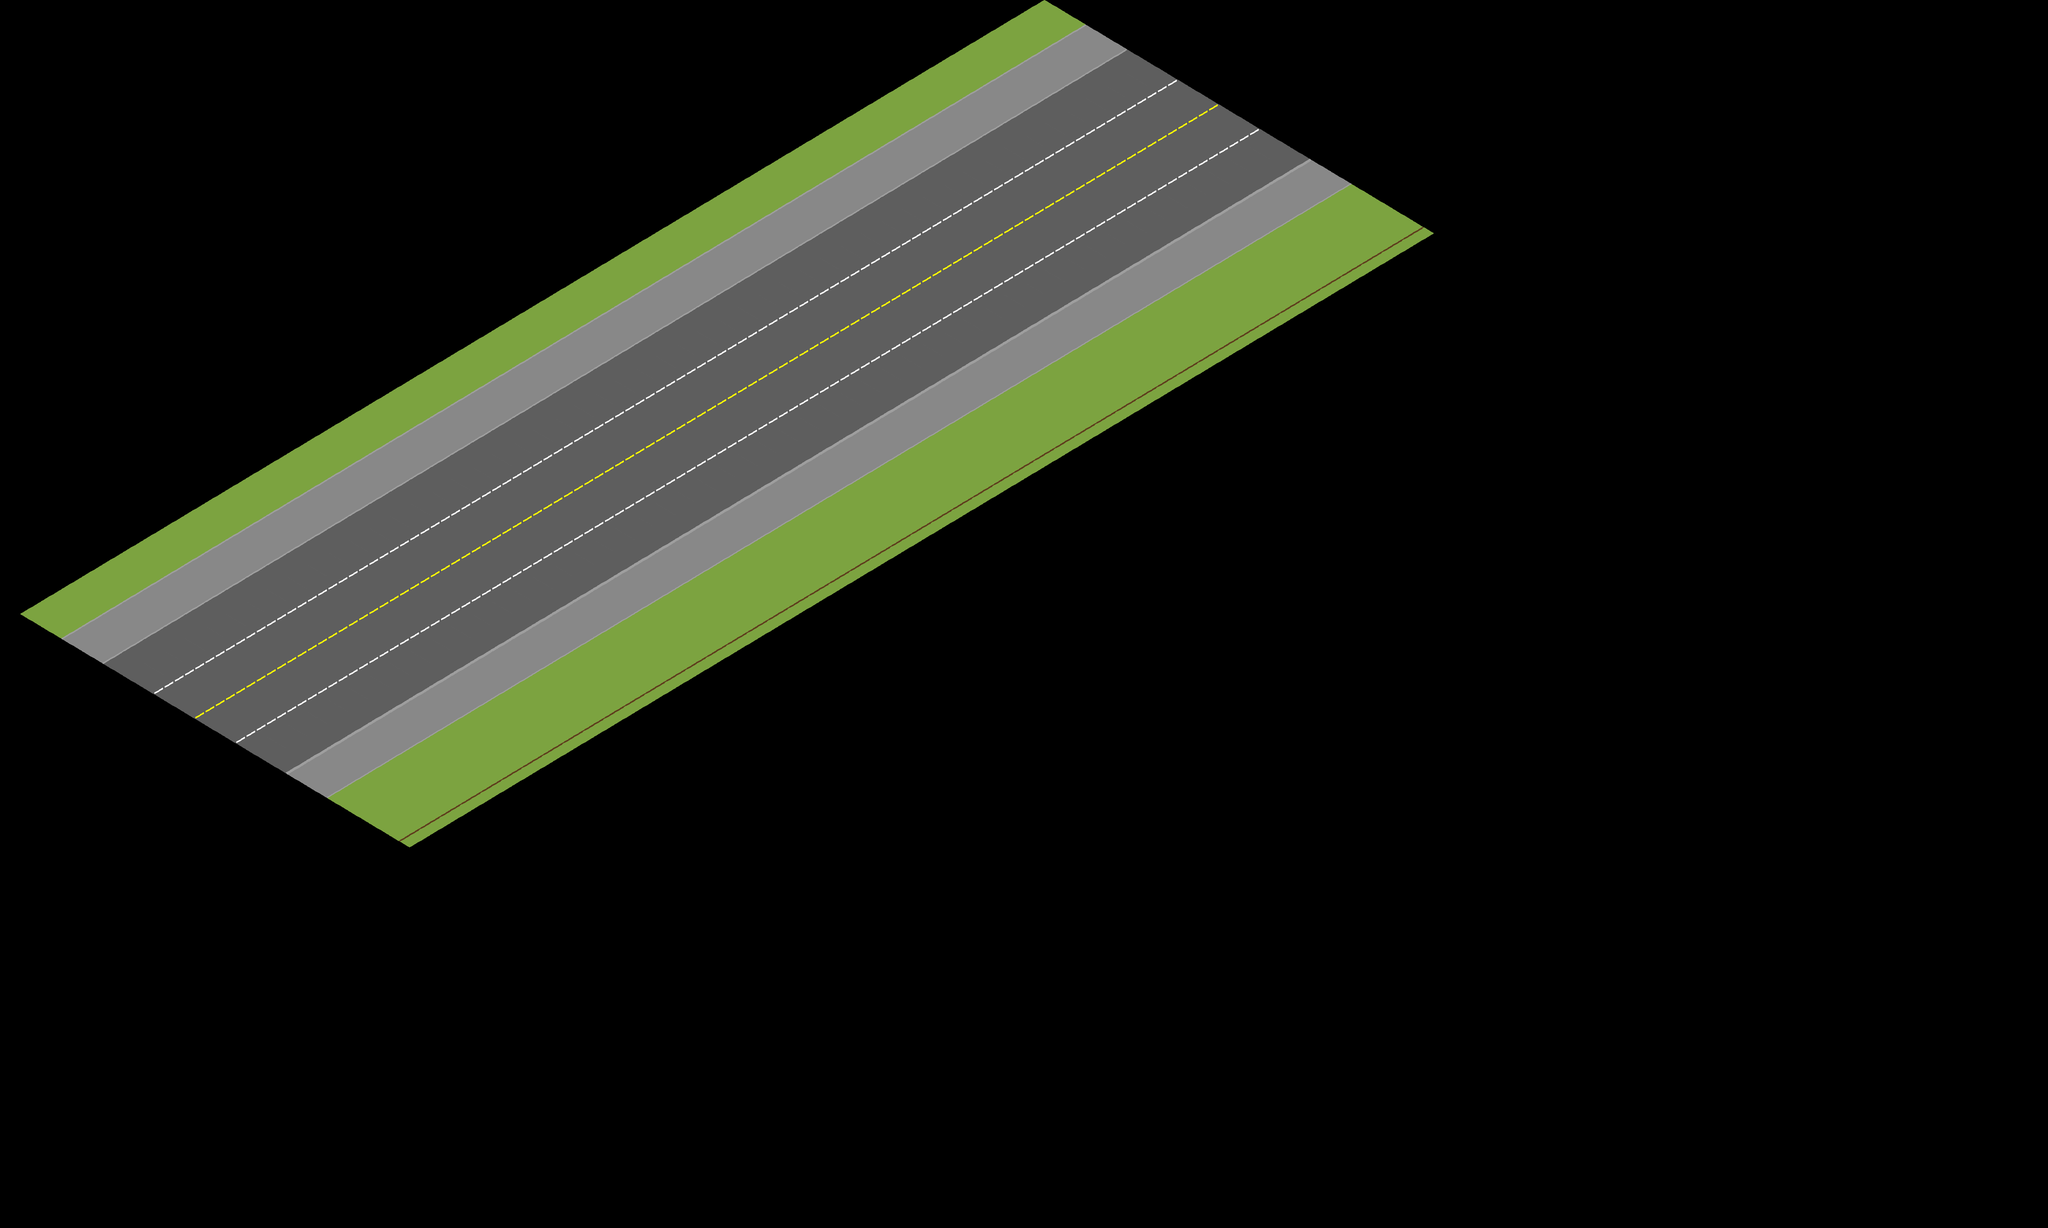

This game map was drawn from its Tiled (.tmx) file and the tilesets committed beside it. A one-line description and the trimmed map source follow:
An orthogonal 100x100 tile map with 50x30 px tiles, 1 tile layer (Tile Layer 1).

<map version="1.2" tiledversion="1.2.0" orientation="orthogonal" renderorder="right-down" width="100" height="100" tilewidth="50" tileheight="30" infinite="0" nextlayerid="2" nextobjectid="1">
 <tileset firstgid="1" source="tile_set_2_col.tsx" />
 <layer id="1" name="Tile Layer 1" width="100" height="100">
  <data>[10000 cells, 950 non-empty, 11 distinct tile ids]</data>
 </layer>
</map>
